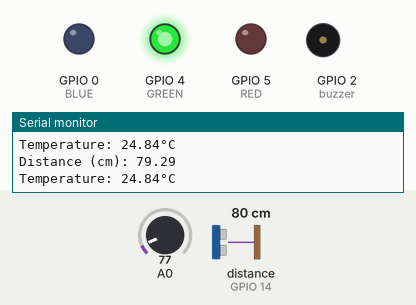
Simulated run of this sketch. Board: ESP8266 (NodeMCU). Shown: output pins drawn as LEDs (lit = HIGH), buzzer (waves = sounding, pin HIGH), the last lines printed to the serial monitor. Wiring (inferred from the names in the program): ultrasonic range finder: trigger GPIO 12; echo GPIO 14. Inputs (shaded band) come from the test bench; at power-on: distance to the obstacle (sensor on GPIO 14) 80 cm, A0 = 77. The echo pulse lasts 58.3 µs per cm; WiFi joins after 1.5 s; servers stay silent unless stated; pins used as bus, display or sensor lines are not drawn.

Above: at 3.7 s.
3.8 s: distance to the obstacle (sensor on GPIO 14) set to 11 cm
6.1 s: distance to the obstacle (sensor on GPIO 14) set to 8 cm
At 7.2 s:
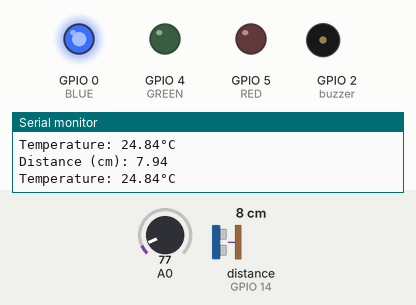
8.2 s: distance to the obstacle (sensor on GPIO 14) set to 5 cm
At 9.9 s:
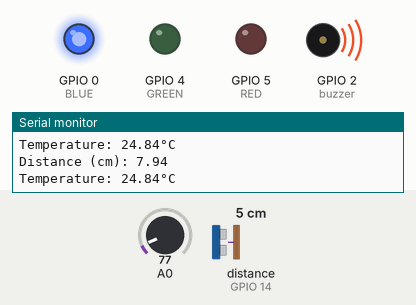
11.4 s: distance to the obstacle (sensor on GPIO 14) set to 9 cm
At 12.2 s:
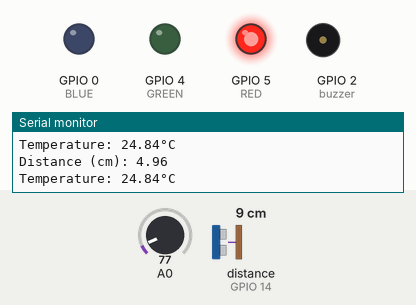
13.8 s: distance to the obstacle (sensor on GPIO 14) set to 2 cm
At 17.1 s:
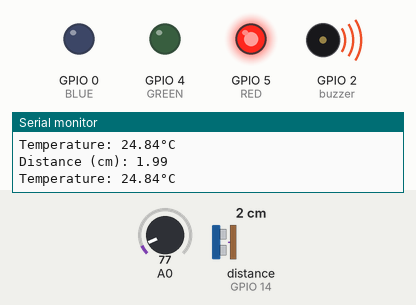
Timing chart, 0 to 18.0 s (numbered marks = the images above; inputs shaded):
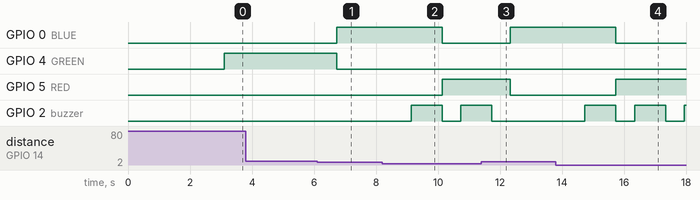

Measured:
- the behaviour switches between 10 and 9 cm on distance to the obstacle (sensor on GPIO 14) (found by bisection; images 0 and 1)
- the behaviour switches between 7 and 6 cm on distance to the obstacle (sensor on GPIO 14) (found by bisection; images 1 and 2)
- after the input at 6.1 s, GPIO 0 (BLUE): LOW → HIGH after 0.63 s; GPIO 4 (GREEN): HIGH → LOW after 0.63 s
- after the input at 8.2 s, GPIO 0 (BLUE): HIGH → LOW after 1.9 s; GPIO 5 (RED): LOW → HIGH after 1.9 s; GPIO 2 (buzzer): LOW → HIGH after 0.93 s, → LOW 1.0 s later, → HIGH 0.60 s later
- after the input at 11.4 s, GPIO 0 (BLUE): LOW → HIGH after 0.94 s; GPIO 5 (RED): HIGH → LOW after 0.94 s; GPIO 2 (buzzer): goes on until 11.7 s, then stays LOW
- after the input at 13.8 s, GPIO 0 (BLUE): HIGH → LOW after 1.9 s; GPIO 5 (RED): LOW → HIGH after 1.9 s; GPIO 2 (buzzer): alternates HIGH for 1.0 s and LOW for 0.60 s, starting after 0.94 s

The sketch:

read_sr04_ultrasonic_and_send_to_firebase.ino
```cpp
#include <ESP8266WiFi.h>
#include <FirebaseESP8266.h>
#include "ThingSpeak.h"
/* Buzzer */
const int buzzer =  2;
/*  */

int RED = 5;
int GREEN = 4;
int BLUE = 0;

#define FIREBASE_HOST "nodemcu-esp8266-ioe-default-rtdb.firebaseio.com"                     //Your Firebase Project URL goes here without "http:" , "\" and "/"
#define FIREBASE_AUTH "Dr0NHkSBrodsPaoNbSM4UvGV5pBEFOhrHylJ7Cb8" //Your Firebase Database Secret goes here

#define WIFI_SSID "gundap"                                               //WiFi SSID to which you want NodeMCU to connect
#define WIFI_PASSWORD "29july2001"                                      //Password of your wifi network

// thinkspeak
WiFiClient  client;
unsigned long myChannelNumber = 000000; // Channel ID here
const int FieldNumber = 1;
const char * myWriteAPIKey = "NX3IUCP59IY9Y3Z8"; // Your Write API Key here

// Declare the Firebase Data object in the global scope
FirebaseData firebaseData;

// Declare global variable to store value
int val=0;

float temp = 0;

//ultrasonice sensor
const int trigPin = 12;
const int echoPin = 14;

//define sound velocity in cm/uS
#define SOUND_VELOCITY 0.034
#define CM_TO_INCH 0.393701

long duration;
float distanceCm;
float distanceInch;
float format_temp;

void setup() {

  pinMode(RED, OUTPUT);
  pinMode(GREEN, OUTPUT);
  pinMode(BLUE, OUTPUT);
  Serial.begin(115200);
  // define temp sensor LM35 pins ( A0 -tfMiddle pin | Left pin - 3v | Right pin - Gnd)
  pinMode(A0, INPUT);

  //ultrasoncie sensor
  pinMode(trigPin, OUTPUT); // Sets the trigPin as an Output ( Trig pin in D6 )
  pinMode(echoPin, INPUT); // Sets the echoPin as an Input ( Echo in D5 )

  Serial.println("Serial communication started\n\n");

  WiFi.begin(WIFI_SSID, WIFI_PASSWORD);//try to connect with wifi
  Serial.print("Connecting to ");
  Serial.print(WIFI_SSID);

  ThingSpeak.begin(client);

  /* Buzzer */
  pinMode(buzzer, OUTPUT);
  /* 3*/

  while (WiFi.status() != WL_CONNECTED) {
    Serial.print(".");
    delay(500);
  }


  Serial.println();
  Serial.print("Connected to ");
  Serial.println(WIFI_SSID);
  Serial.print("IP Address is : ");
  Serial.println(WiFi.localIP());                                            //print local IP address
  Firebase.begin(FIREBASE_HOST, FIREBASE_AUTH);   // connect to firebase

  Firebase.reconnectWiFi(true);
  delay(1000);
}

void loop() {

  //water sensor | Ultrasonice sensor
  // Clears the trigPin
  digitalWrite(trigPin, LOW);
  delayMicroseconds(2);
  // Sets the trigPin on HIGH state for 10 micro seconds
  digitalWrite(trigPin, HIGH);
  delayMicroseconds(10);
  digitalWrite(trigPin, LOW);

  // Reads the echoPin, returns the sound wave travel time in microseconds
  duration = pulseIn(echoPin, HIGH);

  // Calculate the distance
  distanceCm = duration * SOUND_VELOCITY/2;

  // Convert to inches
  distanceInch = distanceCm * CM_TO_INCH;


  // ultrasonice sensor ends

  //temp try

  int analogValue = analogRead(A0);
  float millivolts = (analogValue/1024.0) * 3300;
  float celsius = millivolts/10;
//  Serial.print("Degree C= ");
//  Serial.println(celsius);

  //try

  temp = (analogRead(A0) * 330.0) / 1023.0;
  Serial.print("Temperature: ");
  Serial.print(temp);
  Serial.println("°C ");
  String fireTemp = String(temp) + String("°C");

  Firebase.setInt(firebaseData, "/sensor/temp", celsius);
  Firebase.setInt(firebaseData, "/sensor/water", distanceCm);
// send humidity to firebase database
// thinkspeak led
 ThingSpeak.writeField(myChannelNumber, FieldNumber, distanceCm, myWriteAPIKey);

  /* buzzer */
  if (distanceCm >=9){

    digitalWrite(buzzer, LOW);
      }
  else if (distanceCm < 9 && distanceCm >=6){
    digitalWrite(buzzer, LOW);}
  else {
    digitalWrite(buzzer, HIGH);
    delay(1000);
    digitalWrite(buzzer, LOW);

  }


  /* buzzer */


    if (distanceCm >=9){
    digitalWrite(RED,LOW);
    digitalWrite(GREEN,HIGH);
    digitalWrite(BLUE,LOW);
      }
  else if (distanceCm < 9 && distanceCm >=6){
    digitalWrite(RED,LOW);
    digitalWrite(GREEN,LOW);
    digitalWrite(BLUE,HIGH);
    }
  else {
    digitalWrite(RED,HIGH);
    digitalWrite(GREEN,LOW);
    digitalWrite(BLUE,LOW);
  }

//Print all at serial monitor
  Serial.print("Distance (cm): ");
  Serial.println(distanceCm);


}
```
